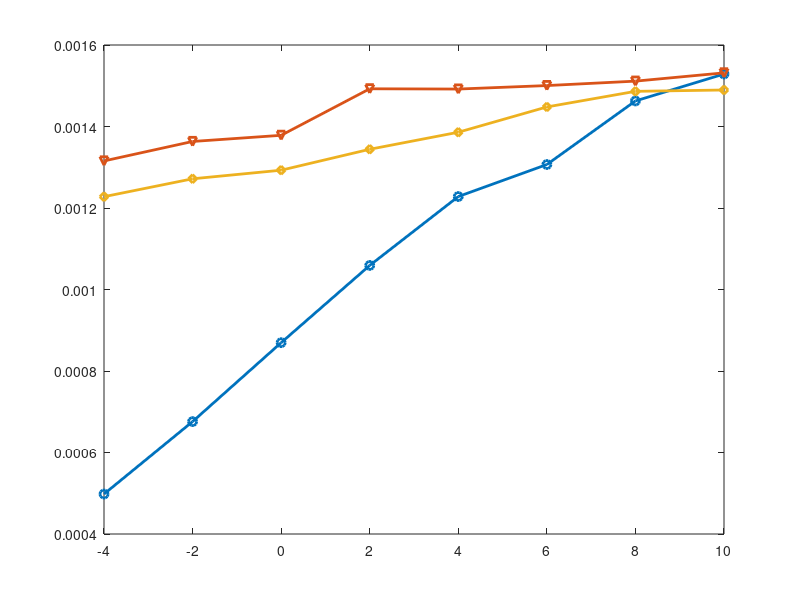

Write the MATLAB code that produced this figure.
clc;clear;
% K_rice = 10;
% parfor ite_num = 1:10
% [P_out(ite_num)] = untitled( K_rice )
% end
% LoS-Only
P1 = [    9.078141086695302e-04   0.001206975444288    0.001533349409708   0.001854670792693    0.002143800359037   0.002279309559373      0.002550976400411     0.002667241641142];
% Proposed
P2 = [0.002294511735511         0.002377365245245    0.002403668933715   0.002603349806705    0.002602215415601     0.002617240740587     0.002636385009646     0.002672213272791];
% Perfect CSI
P3 =  [0.003883532318133  0.004037102930396   0.004111640459800  0.004296004997514  0.004448984031314  0.004681456003671  0.004828296576436 0.004841066761504 ];

Emax = 4.927e-3; E0 = 64e-6; tau1 = 274; tau2 = 0.29;
PHI_EH = @(Pin) max( Emax/exp( -tau1*E0 + tau2 ) * ( ( 1 + exp(-tau1*E0+tau2) )./( 1 + exp(-tau1*Pin+tau2) ) - 1 ) , 0 );
P1 = PHI_EH(P1);
P2 = PHI_EH(P2);
P3 = PHI_EH(P3) * ( 1 - 0.32*4*4*log2(4*1024) / 140 );

figure(2); plot(-4:2:10 , P1 , '-o'  , 'linewidth' , 2 );
hold on; plot(-4:2:10 , P2 , '-v'    , 'linewidth' , 2 );
hold on; plot(-4:2:10 , P3 , '-d'  ,   'linewidth' , 2);
